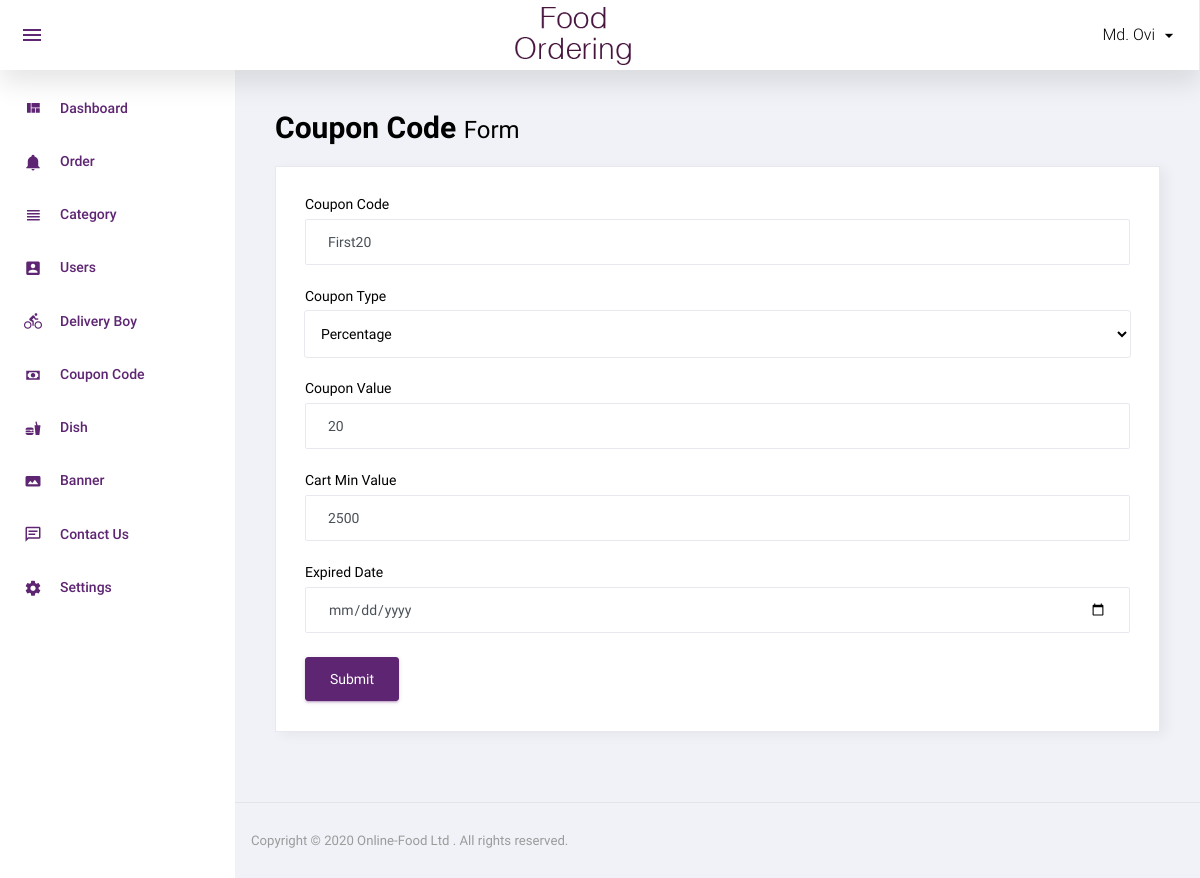
The page /admin/add_coupon_code.php?id=5 (signed in) on the database its author committed.
### tables this page shows
CREATE TABLE `coupon_master` (
  `id` int(11) NOT NULL,
  `coupon_code` varchar(50) NOT NULL,
  `coupon_type` enum('P','F') NOT NULL,
  `coupon_value` int(11) NOT NULL,
  `cart_min_value` int(11) NOT NULL,
  `expired_on` varchar(50) NOT NULL,
  `status` int(11) NOT NULL,
  `added_on` datetime NOT NULL
);

### function.inc.php (called while the page is built, shortened)
<?php
    function get_safe_value($con, $val){
        if($val != ''){
            $val = trim($val);
            return strip_tags(mysqli_real_escape_string($con, $val));
        }
    }
        ?>

### admin/add_coupon_code.php (the view, shortened to what this page needs)
<?php
    include('top.php');
    $coupon_code='';
    $coupon_type='';
    $coupon_value='';
    $cart_min_value='';
    $expired_on='';
    if(isset($_GET['id']) && $_GET['id']>0){
        $id = get_safe_value($con,$_GET['id']);
        $row=mysqli_fetch_assoc(mysqli_query($con,"SELECT * FROM coupon_master WHERE id='$id'"));
        $coupon_code=$row['coupon_code'];
        $coupon_type=$row['coupon_type'];
        $coupon_value=$row['coupon_value'];
        $cart_min_value=$row['cart_min_value'];
        $expired_on=$row['expired_on'];
    }
?>
<div class="row">
    <h1 class="grid_title ml10 ml15"><strong>Coupon Code</strong> <small>Form</small></h1>
    <div class="col-12 grid-margin stretch-card">
        <div class="card">
            <div class="card-body">
                <form class="forms-sample" method="post">
                    <div class="form-group">
                        <label for="coupon_code">Coupon Code</label>
                        <input type="text" class="form-control" name="coupon_code" placeholder="Coupon Code*" value="<?php echo $coupon_code;?>" required>
                    </div>
                    <div class="form-group">
                        <label for="coupon_type">Coupon Type</label>
                        <select class="form-control" style="color:#000;" name="coupon_type" required>
                            <?php
                                 if($coupon_type=='P'){
                                    echo "<option value='P' selected>Percentage</option>
                                          <option value='F'>Fixed</option>";
                                 }else if($coupon_type=='F'){
                                    echo "<option value='P'>Percentage</option>
                                          <option value='F' selected>Fixed</option>";
                                 } else{
                                     echo "<option value='P'>Percentage</option>
                                          <option value='F'>Fixed</option>";
                                 }
                           ?>
                        </select>
                    </div>
                    <div class="form-group">
                        <label for="coupon_value">Coupon Value</label>
                        <input type="text" class="form-control" name="coupon_value" placeholder="Enter Coupon Value*" value="<?php echo $coupon_value;?>" required>
                    </div>
                    <div class="form-group">
                        <label for="cart_min_value">Cart Min Value</label>
                        <input type="text" class="form-control" name="cart_min_value" placeholder="Enter Cart Min Value*" value="<?php echo $cart_min_value;?>" required>
                    </div>
                    <div class="form-group">
                        <label for="expired_on">Expired Date</label>
                        <input type="date" class="form-control" name="expired_on" placeholder="Expired Date" value="<?php echo $expired_on;?>">
                    </div>
                    <button type="submit" class="btn btn-primary mr-2" name="submit">Submit</button>
                </form>
            </div>
        </div>
    </div>
</div>
<?php include('footer.php'); ?>

### rows shown on the page
coupon_master: coupon_code "First20", coupon_type "Percentage", coupon_value "20", cart_min_value "2500"

### other values the page prints
$_SESSION['ADMIN_NAME'] "Md. Ovi"
